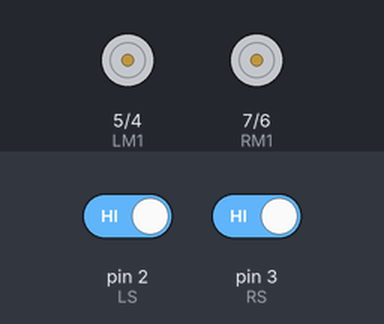
Recording of a sketch running on a simulated Arduino Uno, built with avr-gcc and run on an emulated ATmega328P. On the bench: motor-driver pin pairs drawn as motors (green arrow = first pin HIGH = forward, orange = second pin HIGH = backward, longer = more drive). Inputs (shaded band) come from the test bench; at power-on: pin 2 (LS) HIGH, pin 3 (RS) HIGH.

Above: at 1.2 s.
1.3 s: pin 2 (LS) driven LOW
At 1.9 s:
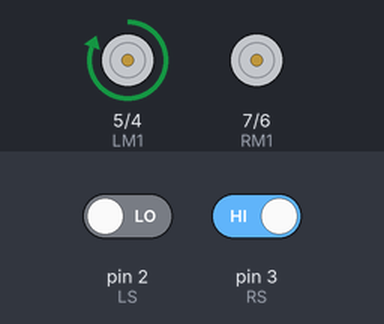
2.8 s: pin 3 (RS) driven LOW
At 4.0 s:
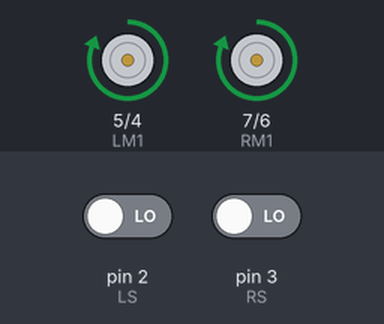
4.3 s: pin 2 (LS) driven HIGH
At 5.4 s:
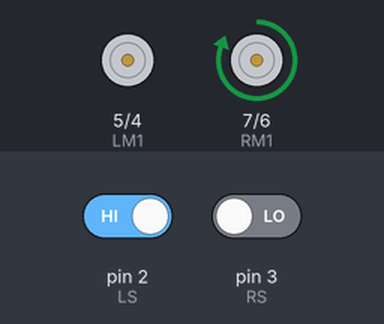
5.8 s: pin 3 (RS) driven HIGH
At 6.5 s:
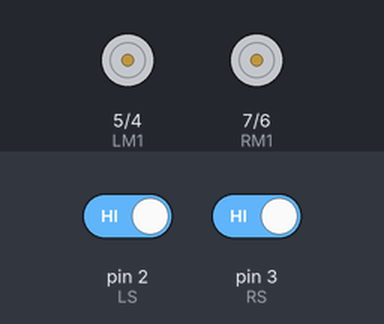
Timing chart, 0 to 8.3 s (numbered marks = the images above; inputs shaded):
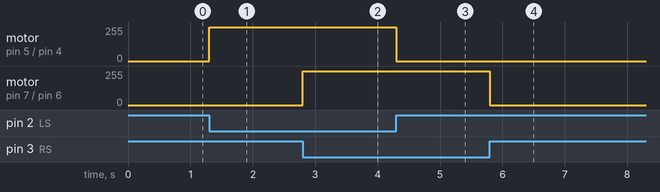

The sketch:

robot_follow_pavan.ino
```cpp
#define LS 2 // left sensor
#define RS 3 // right sensor
#define LM1 5 // left motor M1a
#define LM2 4 // left motor M2a
#define RM1 7 // right motor M2a
#define RM2 6 // right motor M2b
////////////////////////////
#define MAX_SPEED 1
#define MIN_SPEED 0
/////////////////////

void setup()
{
  Serial.begin(9600);
pinMode(LS, INPUT);
pinMode(RS, INPUT);
pinMode(LM1, OUTPUT);
pinMode(LM2, OUTPUT);
pinMode(RM1, OUTPUT);
pinMode(RM2, OUTPUT);
}
void loop()
{
int Right = digitalRead(LS);
int Left = digitalRead(RS);
if((Right==0)&&(Left==0) ) //Forward
{
digitalWrite(LM1, MAX_SPEED);
digitalWrite(LM2, LOW);
digitalWrite(RM1, MAX_SPEED);
digitalWrite(RM2, LOW);
}
if((Right==1)&&(Left==0)) //Left
{
digitalWrite(LM1, LOW);
digitalWrite(LM2, LOW);
digitalWrite(RM1, MAX_SPEED);
digitalWrite(RM2, LOW);
}
if((Right==0)&&(Left==1)) //Right
{
digitalWrite(LM1, MAX_SPEED);
digitalWrite(LM2, LOW);
digitalWrite(RM1, LOW);
digitalWrite(RM2, LOW);
}

if((Right==1)&&(Left==1)) //Stop
{
digitalWrite(LM1, LOW);
digitalWrite(LM2, LOW);
digitalWrite(RM1, LOW);
digitalWrite(RM2, LOW);
}
}
```

Measured:
- after the input at 1.3 s, motor on pin 5 (LM1) / pin 4 (LM2): stopped → forward 255/255 at once
- after the input at 2.8 s, motor on pin 7 (RM1) / pin 6 (RM2): stopped → forward 255/255 at once
- after the input at 4.3 s, motor on pin 5 (LM1) / pin 4 (LM2): forward 255/255 → stopped at once
- after the input at 5.8 s, motor on pin 7 (RM1) / pin 6 (RM2): forward 255/255 → stopped at once
